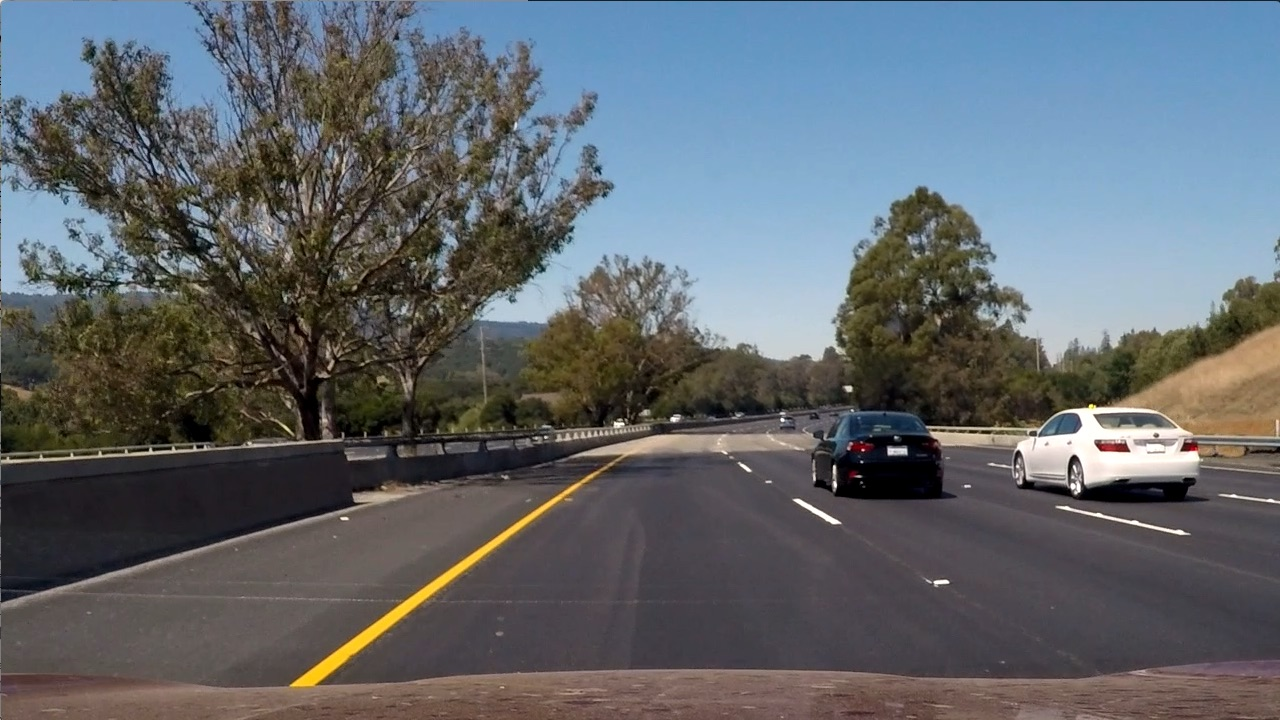
#> input picture test_images/test6.jpg, 1280 x 720 px
$ python do_window.1.py
#> lines starting #> are read from the running program, lines starting #| are printed output that depends on the picture
import numpy as np
import cv2
import pickle
import matplotlib.pyplot as plt
from perspective import Perspective
from slider import half_img, histo, moving_average
from scipy.signal import find_peaks_cwt
from enhancer import enhance_lines


#####################################################################
# NOTE TO ME:
# IT LOOKS LIKE IT MIGHT BE A GOOD IDEA TO ADJUST THE OFFSET
# BASED ON THE CURVE.  THAN MEANS WE HAVE A DIFFERENT MATRIX
# EVERY TIME WE ADJUST.
#####################################################################


# Read in an image
fname = 'test6.jpg'

# Reload the pickle
dist_unpickled = pickle.load(open("camera_pickle.p", "rb"))
#> (reads camera_pickle.p from the repository)
mtx = dist_unpickled["mtx"]
dist = dist_unpickled["dist"]

# Correct the camera
image = cv2.imread('test_images/{}'.format(fname))
#> image is the input picture: shape (720, 1280, 3); mean B, G, R 107.9, 102.6, 97
image = cv2.undistort(image, mtx, dist, None, mtx)
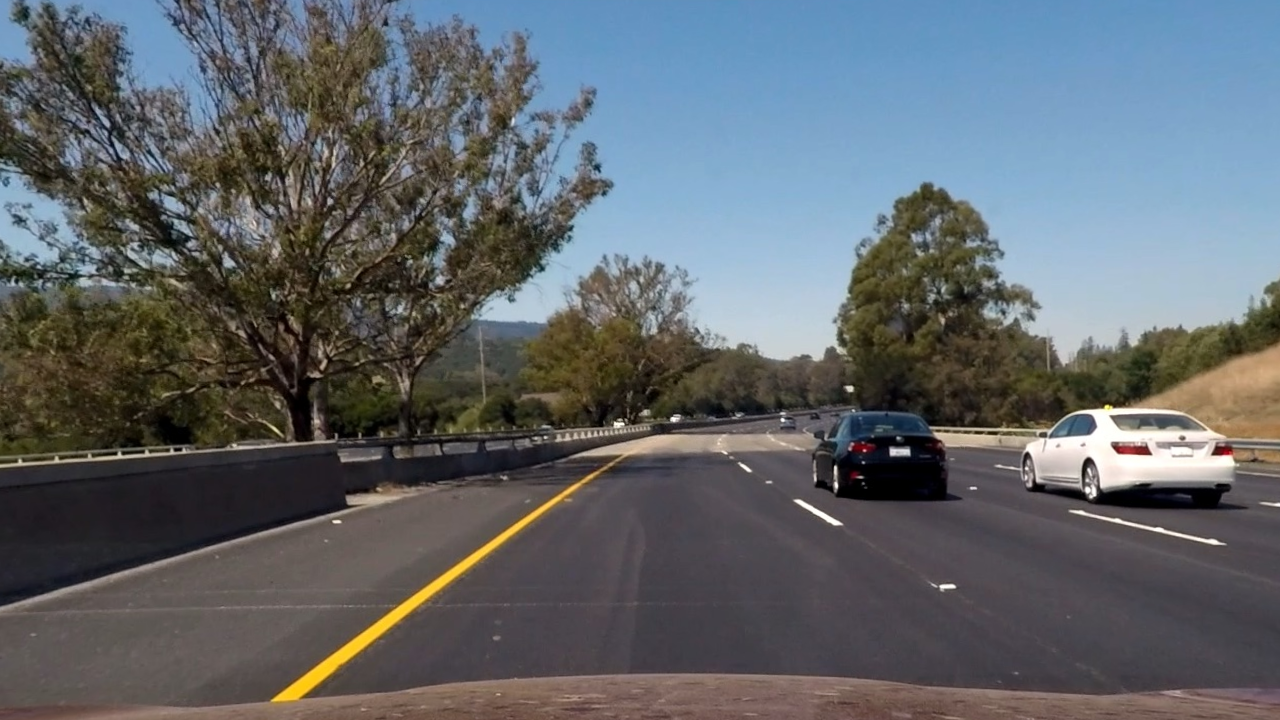
#> image: shape (720, 1280, 3); mean B, G, R 106.1, 101.6, 96.5
cv2.imshow('Original {}'.format(fname), image)

# Enhance the lines
#> (the run stopped early here; a loop or call above may not have finished)
